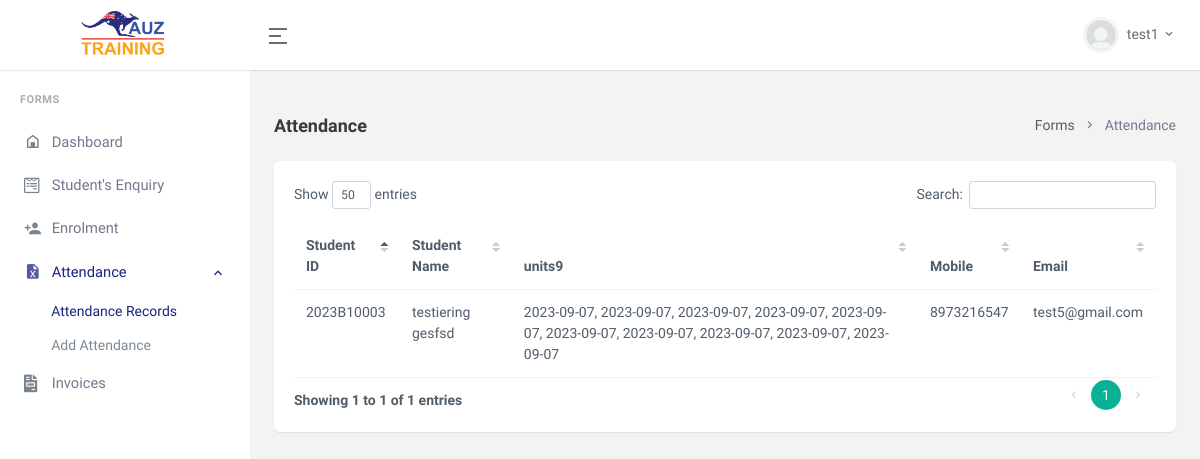
/attendance_record.php (signed in), run on an earlier commit of the app's database.
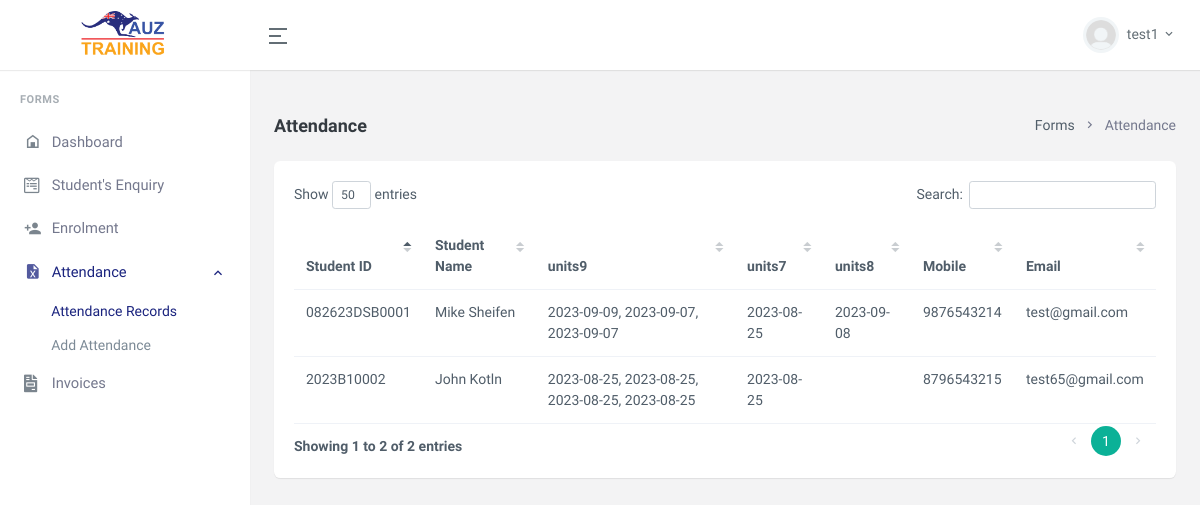
And on a later commit of the database.
### tables this page shows
CREATE TABLE IF NOT EXISTS `student_enrolment` (
  `st_enrol_id` int NOT NULL AUTO_INCREMENT,
  `st_unique_id` varchar(255) DEFAULT NULL,
  `st_enquiry_id` varchar(255) DEFAULT NULL,
  `st_qualifications` tinyint(1) NOT NULL,
  `st_enrol_course` tinyint(1) DEFAULT NULL,
  `st_venue` varchar(15) NOT NULL,
  `st_middle_name` varchar(255) NOT NULL,
  `st_name` varchar(255) NOT NULL,
  `st_mobile` varchar(255) NOT NULL,
  `st_email` varchar(255) NOT NULL,
  `st_source` tinyint(1) NOT NULL,
  `st_given_name` varchar(255) NOT NULL,
  `st_enrol_status` tinyint(1) NOT NULL,
  `created_date` timestamp NOT NULL DEFAULT CURRENT_TIMESTAMP ON UPDATE CURRENT_TIMESTAMP,
  PRIMARY KEY (`st_enrol_id`)
);

### attendance_record.php (the view, shortened to what this page needs)
<?php include('includes/dbconnect.php'); ?>
<?php
if(@$_SESSION['user_type']==1){
    $queryCrs=mysqli_fetch_all(mysqli_query($connection,"select DISTINCT(st_course_unit) from student_attendance"),MYSQLI_ASSOC);
?>
<!doctype html>
<html lang="en">
    <head>
        <?php include('includes/app_includes.php'); ?>
    </head>
    <body data-topbar="colored">
        <div id="layout-wrapper">
            <?php include('includes/header.php'); ?>
            <?php include('includes/sidebar.php'); ?>
            <div class="main-content">
                <div class="page-content">
                    <div class="container-fluid">
                        <div class="row">
                            <div class="col-12">
                                <div class="page-title-box d-sm-flex align-items-center justify-content-between">
                                    <h4 class="mb-sm-0">Attendance</h4>
                                    <div class="page-title-right">
                                        <ol class="breadcrumb m-0">
                                            <li class="breadcrumb-item"><a href="javascript: void(0);">Forms</a></li>
                                            <li class="breadcrumb-item active">Attendance</li>
                                        </ol>
                                    </div>
                                </div>
                            </div>
                        </div>
                        <?php
                        $query=mysqli_query($connection,"SELECT DISTINCT(st_unique_id) FROM `student_attendance`");
                        ?>
                        <div class="row">
                            <div class="col-12">
                                <div class="card">
                                    <div class="card-body">
                                            <table id="datatable" class="table nowrap" style="border-collapse: collapse; border-spacing: 0; width: 100%;">
                                                <thead>
                                                    <tr>
                                                        <th scope="col">Student ID</th>
                                                        <th scope="col">Student Name</th>
                                                        <?php
                                                        foreach($queryCrs as $value){
                                                            echo '<th scope="col">'.$value['st_course_unit'].'</th>';
                                                        }
                                                        ?>
                                                        <th scope="col">Mobile</th>
                                                        <th scope="col">Email</th>
                                                    </tr>
                                                </thead>
                                                <tbody>
                                                <?php
                                                while($queryRes=mysqli_fetch_array($query)){
                                                    $id=$queryRes['st_unique_id'];
                                                    $selectName=mysqli_fetch_array(mysqli_query($connection,"SELECT * FROM `student_enrolment` WHERE st_unique_id='$id'"));
                                                        if($selectName['st_unique_id']!=''){
                                                    ?>
                                                        <?php
                                                        echo '<tr>';
                                                        echo "<td>".$queryRes['st_unique_id']."</td>";
                                                        echo "<td>".$selectName['st_given_name'].' '.$selectName['st_middle_name']."</td>";
                                                        foreach($queryCrs as $value){
                                                        $coursedunit=$value['st_course_unit'];
                                                        $checkUnitDate=mysqli_fetch_array(mysqli_query($connection,"SELECT GROUP_CONCAT(st_unit_date SEPARATOR ', ') AS st_unit_dates from student_attendance where st_course_unit='$coursedunit' AND st_unique_id='$id'"));
                                                        echo '<td>'.$checkUnitDate['st_unit_dates'].'</td>';
                                                        }
                                                        echo "<td>".$selectName['st_mobile']."</td>";
                                                        echo "<td>".$selectName['st_email']."</td>";
                                                        echo "</tr>";
                                                        ?>
                                                 <?php }
                                                 }
                                                 ?>
                                                </tbody>
                                            </table>
                                    </div>
                                </div>
                            </div>
                        </div>
                    </div>
                </div>
            </div>
        </div>
    </body>
</html>
<?php }else{
header("Location: index.php");
}
?>

### includes/app_includes.php (shortened to what this page needs)
<link href="assets/libs/jqvmap/jqvmap.min.css" rel="stylesheet" />
<link href="assets/css/bootstrap.min.css" id="bootstrap-style" rel="stylesheet" type="text/css" />
<link href="assets/libs/datatables.net-bs4/css/dataTables.bootstrap4.min.css" rel="stylesheet" type="text/css" />
<link href="assets/css/icons.min.css" rel="stylesheet" type="text/css" />
<link href="assets/libs/select2/css/select2.min.css" rel="stylesheet">
<link href="assets/css/app.min.css" id="app-style" rel="stylesheet" type="text/css" />
<link href="assets/css/panel.css" rel="stylesheet" type="text/css" />

### includes/header.php (shortened to what this page needs)
<header id="page-topbar">
                <div class="navbar-header">
                    <div class="d-flex">
                        <div class="navbar-brand-box text-center">
                            <a href="index.html" class="logo logo-dark">
                                <span class="logo-lg">
                                    <img src="assets/images/logo-dark.png" alt="logo-dark" height="50">
                                </span>
                            </a>
                        </div>
                        <button type="button" class="btn btn-sm px-3 font-size-24 header-item waves-effect" id="vertical-menu-btn">
                            <i class="ri-menu-2-line align-middle"></i>
                        </button>
                    </div>
                    <div class="d-flex">
                        <div class="dropdown d-inline-block user-dropdown">
                            <button type="button" class="btn header-item waves-effect" id="page-header-user-dropdown"
                                data-bs-toggle="dropdown" aria-haspopup="true" aria-expanded="false">
                                <img class="rounded-circle header-profile-user" src="assets/images/users/default_img.png"
                                    alt="Header Avatar">
                                <span class="d-none d-xl-inline-block ms-1"><?php echo $_SESSION['user_name']; ?></span>
                                <i class="mdi mdi-chevron-down d-none d-xl-inline-block"></i>
                            </button>
                        </div>
                    </div>
                </div>
            </header>

### includes/sidebar.php (shortened to what this page needs)
<div class="vertical-menu">
    <div data-simplebar class="h-100">
        <div id="sidebar-menu">
            <ul class="metismenu list-unstyled" id="side-menu">
                <li class="menu-title">Forms</li>
                <li>
                    <a href="dashboard.php" class="waves-effect">
                        <i class="mdi mdi-home-variant-outline"></i>
                        <span>Dashboard</span>
                    </a>
                </li>
                <?php
                if(@$_SESSION['user_type']==1){
                ?>
                <li>
                    <a href="student_enquiry.php" class="waves-effect">
                        <i class="fab fa-wpforms"></i>
                        <span>Student's Enquiry</span>
                    </a>
                </li>
                <?php } ?>
                <?php
                if(@$_SESSION['user_type']==1){
                ?>
                <li>
                    <a href="enrolment.php" class="waves-effect">
                        <i class="mdi mdi-account-plus"></i>
                        <span>Enrolment</span>
                    </a>
                </li>
                <?php } ?>
                <?php
                if(@$_SESSION['user_type']==1){
                ?>
                <li>
                    <a href="javascript: void(0);" class="has-arrow waves-effect">
                        <i class="mdi mdi-file-excel"></i>
                        <span>Attendance</span>
                    </a>
                    <ul class="sub-menu" aria-expanded="false">
                        <li><a href="attendance_record.php">Attendance Records</a></li>
                        <li><a href="attendance.php">Add Attendance</a></li>
                    </ul>
                </li>
                <?php } ?>
                <?php
                if(@$_SESSION['user_type']==1){
                ?>
                <li>
                    <a href="invoices.php" class="waves-effect">
                        <i class="fas fa-file-invoice"></i>
                        <span>Invoices</span>
                    </a>
                </li>
                <?php } ?>
            </ul>
        </div>
    </div>
</div>

### assets/css/panel.css (style rules this page uses)
:root { --backgroundcolor:#1a237e; --bordercolor:#1a237e; --color:#1a237e; }
.mm-active > a , .mm-active > a i { color: var(--color) !important; }
.mm-active .active { color: var(--color) !important; }
table.dataTable.nowrap th, table.dataTable.nowrap td { white-space: break-spaces !important; }

What changed in the data, as far as the page shows it:
removed student_enrolment: st_given_name "testiering", st_middle_name "gesfsd", st_mobile "8973216547", st_email "test5@gmail.com"
now on this page (row edited): student_enrolment: st_given_name "Mike", st_middle_name "Sheifen", st_mobile "9876543214", st_email "test@gmail.com"
changed student_enrolment: st_unique_id "2023I20001" → "082623DSB0001" (drawn)
now on this page (row edited): student_enrolment: st_given_name "John", st_middle_name "Kotln", st_unique_id "2023B10002" (drawn), st_mobile "8796543215", st_email "test65@gmail.com"
changed student_enrolment: st_unique_id "2023E30002" → "2023B10002" (drawn)
Also different on the page:
text written by a page script: "Show entries Search: Showing 1 to 1 of 1 entries 1" → "Show entries Search: Showing 1 to 2 of 2 entries 1"
new list line: "units7"
new list line: "units8"
new list line: "082623DSB0001 2023-09-09, 2023-09-07, 2023-09-07 2023-08-25 2023-09-08"
new list line: "2023B10002 2023-08-25, 2023-08-25, 2023-08-25, 2023-08-25 2023-08-25"
list line gone: "2023B10003 2023-09-07, 2023-09-07, 2023-09-07, 2023-09-07, 2023-09-07, 2023-09-07, 2023-09-07, 2023-09-07, 2023-09-07, 2023-09-07"
